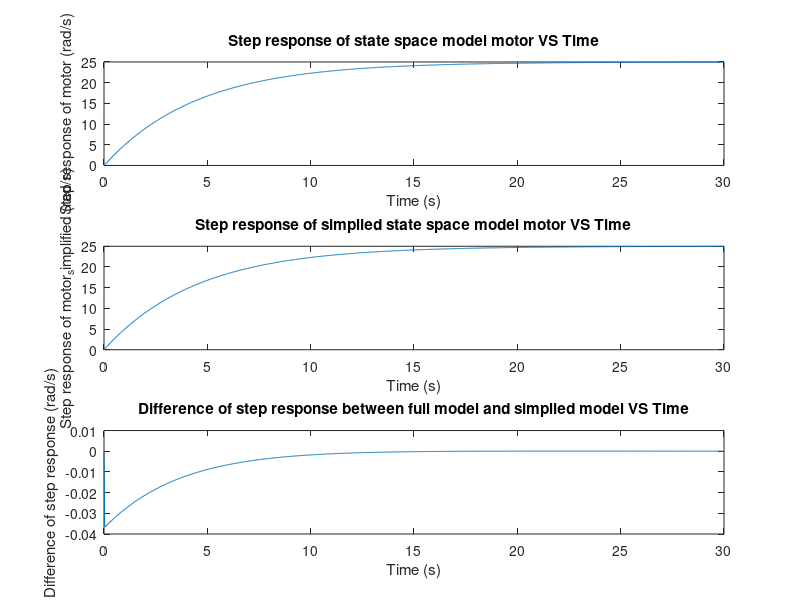

MATLAB code for this plot: (Note: this script raises an error after producing the figure.)
%lab1 part3-----------------------------------------------------

% Motor parameter declaration
La = 0.02;      % H
Ra = 3;         % ohms
Ke = 0.01;      % V/(rad/sec)
Kt = 0.01;      % Nm/A
I = 6*10^-4;    % Nm/(rad/sec^2)
b = 10^-4;      % Nm/(rad/sec)

% write the state-space form matrix for motor model
A = [0 1 0; 0 -b/I Kt/I; 0 -Ke/La -Ra/La];
B = [0; 0; 1/La];
C = [0 1 0];
D = 0;

% write the simplified motor model form matrix
A1 = [0 1; 0 -(b+(Ke*Kt/Ra))/I];
B1 = [0; Kt/(Ra*I)];
C1 = [0 1];
D1 = 0;

% define the state-space model of the motor
motor = ss(A,B,C,D);
motor_simplified = ss(A1, B1, C1, D1);

% convert to transfer function
G_motor = tf(motor);
G_motor_simplified = tf(motor_simplified);

% convert the object motor to ZPK form
zpk_motor = zpk(motor);

% extract the list of poles of the transfer function
[zero, pole, gain] = zpkdata(G_motor);
pole = cell2mat(pole); 

% extract numerator and denominator arrays of the transfer function
[num, den] = tfdata(G_motor);
num = cell2mat(num);
den = cell2mat(den);
% extract the arrays from the simplied version
[num1, den1] = tfdata(G_motor_simplified);
num1 = cell2mat(num1);
den1 = cell2mat(den1); 

% print desire output
disp('Lab1 part3 Output1')

disp(' ')
disp('1.1 Printed output for the transfer function G_motor')
G_motor
disp('1.2 Printed output for the simplified version of the transfer function G_motor_simplified')
G_motor_simplified

disp('2. Printed output for the ZPK form of the transfer function')
zpk_motor

disp('3.1 Printed output for the poles of the transfer function G_motor')
pole
disp('3.2 Comments on the location of the poles and expected motor behavior')
disp('As we observed from the printed output for the poles of the transfer function G_motor, we find out that the location of the two poles are on the negative real axis and are separated apart. One pole has the magnitude of 0.2223 which is much smaller than the other pole’s magnitude, which is 149.9444.')
disp('')
disp('The expected behaviour based on the location of the poles when the input voltage is a unit step is the two negative integer poles contribute exponential terms that decay with time. So, when the input voltage is a unit step, the output time response can be found as exponential functions before it reaches the steady state.')

disp(' ')
disp('4.1 Numerator array of the transfer function G_motor')
num
disp('4.2 Denominator array of the transfer function G_motor')
den
disp('4.3 Numerator array of the transfer function G_motor_simplified')
num1
disp('4.4 Denominator array of the transfer function G_motor_simplieid')
den1

%lab1 part4------------------------------------------------------

%create a figure with three subplots
figure(1);
T = linspace(0, 30, 1000);
subplot(3, 1, 1);

%plot the step response of the state space model motor
Y1 = step(motor, T);
plot(T, Y1);
xlabel('Time (s)');
ylabel('Step response of motor (rad/s)');
title('Step response of state space model motor VS Time');

%plot the step response of the simplified state space model motor_simplified
subplot(3, 1, 2);
Y2 = step(motor_simplified, T);
plot(T, Y2);
xlabel('Time (s)');
ylabel('Step response of motor_simplified (rad/s)');
title('Step response of simplied state space model motor VS Time');

%plot the difference of step responce between motor and motor_simplified
subplot(3, 1, 3);
plot(T, Y1-Y2);
maximum_error = max(abs(Y1 - Y2));
xlabel('Time (s)');
ylabel('Difference of step response (rad/s)');
title('Difference of step response between full model and simplied model VS Time');

%find the theoretical asymptotic value of the motor
% time approach infinity, s approach 0
approximate_asymptotic = Y1(end); %approximate asymptotic value using Y1 graph
syms s;
theoretical_asymptotic = limit(833.3 / (s^2 + 150.2*s + 33.33), s, 0); %theoretical asymptotic value calculated using G_motor

%plot the armature current of the full motor model vs time
figure(2);
C_armature_current = [0 0 1];
motor_armature_current = ss(A, B, C_armature_current, D);
Y3 = step(motor_armature_current, T);
plot(T, Y3);
xlabel('Time (s)');
ylabel('Amrature current (A)');
title('Armature current of the full motor model VS Time');

%plot the output response of state space model with input signal sin(T)
figure(3);
X0=[0;-1;.5];
lsim(motor, sin(T), T, X0);
Y4=lsim(motor, sin(T), T, X0);
xlabel('Time');
ylabel('Output response of motor (rad/s)');
title('Output response of state space model with input signal sin(T) VS Time');

% estimate amplitude of the oscillation when s=i
approximated_amplitude = (max(Y4(800:1000)) - min(Y4(800:1000)))/2;
s = i;
theoretical_amplitude = abs(evalfr(G_motor, s)); %theratical amplitude of absolute value of G(i) 

% print desire output
disp('Lab1 part4 Output2')

disp(' ')
disp('1. Figure 1, 2 and 3 have been plotted, along with the labels of the titles and axes.')

disp(' ')
disp('2.1 Compare the step responses of the motor model and its simplified version. How close are they to each other?')
disp('The simplified version and the actual full motor model has a very close output. The difference between the waveforms is very little. ')
disp(' ')
disp('2.2 What is the maximum error between the two?')
maximum_error

disp('3. Printed output for the approximate asymptotic value of the motor speed in response to a unit step')
approximate_asymptotic

disp('4.1 Printed output for the theoretical asymptotic value of the motor speed in response to a unit step')
theoretical_asymptotic
disp('4.2 Verify that the approximate value above is indeed very close to the theoretical value')
disp('The result is 83330 / 3333  = 25.0015, which is very close to the approximate asymptotic value.')

disp(' ')
disp('5. Printed output for the approximate amplitude of oscillation of the motor speed in response to a sinusoidal input')
approximated_amplitude
disp('6.1 Print the theoretical amplitude of oscillation of the motor speed in response to a sinusoidal input')
theoretical_amplitude
disp('6.2 compare it to the approximate value above')
disp('The magnitude of the theoretical amplitude is sqrt(1.1419^2 + 5.3035^2) = 5.4250, which is very close to the approximate amplitude value.')




